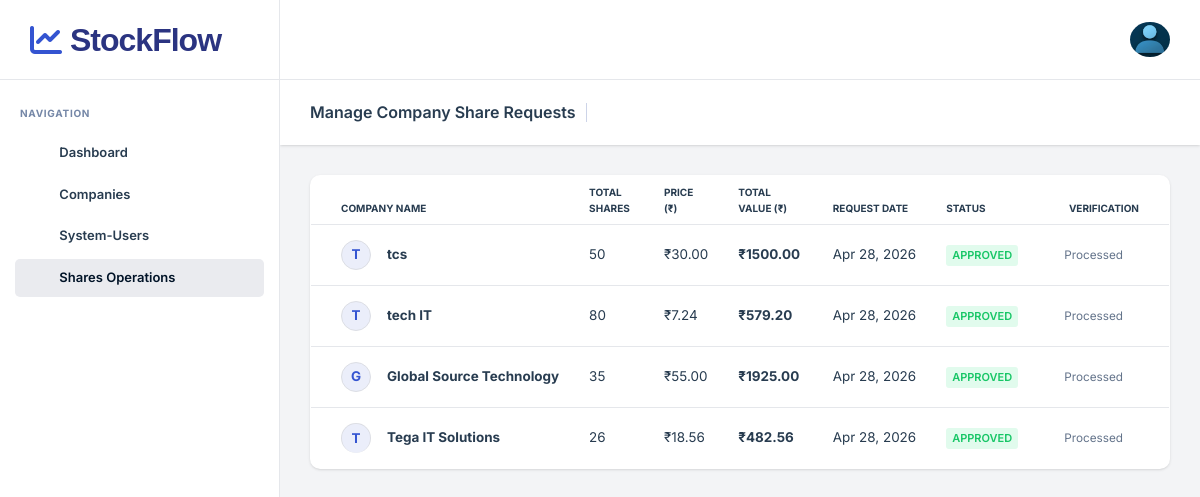
Page /share-requests on the earlier database version.
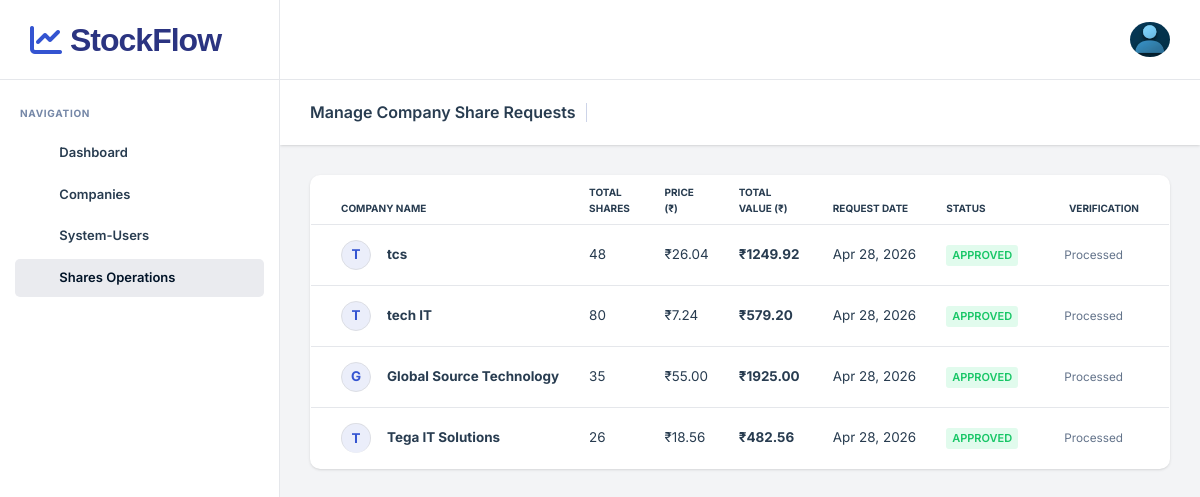
Same page on the later database version.
### app/models.py (models this page shows, shortened)
class ShareListing(models.Model):
    STATUS_CHOICES = [
        ('pending', 'Pending'),
        ('approved', 'Approved'),
        ('rejected', 'Rejected'),
    ]
    company = models.ForeignKey(Company, on_delete=models.CASCADE, related_name='listings')
    total_shares = models.PositiveIntegerField()
    price_per_share = models.DecimalField(max_digits=10, decimal_places=2)
    listing_date = models.DateTimeField(auto_now_add=True)
    status = models.CharField(max_length=20, choices=STATUS_CHOICES, default='pending')
    @property
    def total_value(self):
        return self.total_shares * self.price_per_share

class Company(models.Model):
    company_name = models.CharField(max_length=255)
    registration_number = models.CharField(max_length=100, unique=True)
    address = models.TextField()
    email = models.EmailField(unique=True)
    contact_number = models.CharField(max_length=20)
    username = models.CharField(max_length=100, unique=True)
    password = models.CharField(max_length=255)  # Raw password storage
    wallet_address = models.CharField(max_length=42, unique=True, null=True, blank=True)
    wallet_private_key = models.CharField(max_length=255, null=True, blank=True)

### app/views.py (the view)
# urls.py: path('share-requests', views.share_request_list, name='share_request_list'),
def share_request_list(request):
    listings = ShareListing.objects.all().order_by('-listing_date')
    return render(request, 'share_requests.html', {'listings': listings})

### templates/share_requests.html (shortened to what the changed rows need)
<!DOCTYPE html>
<html lang="zxx">
<head>
    <link rel="stylesheet" type="text/css" href="/static/assets/css/bootstrap.min.css" />
    <link rel="stylesheet" type="text/css" href="/static/assets/vendors/css/vendors.min.css" />
    <link rel="stylesheet" type="text/css" href="/static/assets/css/theme.min.css" />
    <link rel="stylesheet" href="https://cdnjs.cloudflare.com/ajax/libs/font-awesome/6.0.0/css/all.min.css" />
</head>
<body>
    <main class="nxl-container">
        <div class="nxl-content">
            <div class="main-content">
                <div class="card">
                    <div class="card-body p-0">
                        <div class="table-responsive">
                            <table class="table table-hover mb-0">
                                <thead>
                                    <tr>
                                        <th>Company Name</th>
                                        <th>Total Shares</th>
                                        <th>Price (₹)</th>
                                        <th>Total Value (₹)</th>
                                        <th>Request Date</th>
                                        <th>Status</th>
                                        <th class="text-end">Verification</th>
                                    </tr>
                                </thead>
                                <tbody>
                                    {% for list in listings %}
                                    <tr id="listing-row-{{ list.id }}">
                                        <td>
                                            <div class="d-flex align-items-center">
                                                <div class="avatar-text avatar-md bg-soft-primary text-primary me-3">
                                                    {{ list.company.company_name|first|upper }}
                                                </div>
                                                <span class="fw-bold">{{ list.company.company_name }}</span>
                                            </div>
                                        </td>
                                        <td>{{ list.total_shares }}</td>
                                        <td>₹{{ list.price_per_share }}</td>
                                        <td><span class="fw-bold text-dark">₹{{ list.total_value }}</span></td>
                                        <td>{{ list.listing_date|date:"M d, Y" }}</td>
                                        <td>
                                            {% if list.status == 'pending' %}
                                            <span class="badge bg-soft-warning text-warning text-uppercase">Pending</span>
                                            {% elif list.status == 'approved' %}
                                            <span class="badge bg-soft-success text-success text-uppercase">Approved</span>
                                            {% else %}
                                            <span class="badge bg-soft-danger text-danger text-uppercase">Rejected</span>
                                            {% endif %}
                                        </td>
                                        <td class="text-end">
                                            <div class="d-flex justify-content-end gap-2 px-3">
                                                {% if list.status == 'pending' %}
                                                <button onclick="changeStatus('{{ list.id }}', 'approved')" class="btn btn-sm btn-light-success" title="Approve">
                                                    <i class="feather-check-circle"></i>
                                                </button>
                                                <button onclick="changeStatus('{{ list.id }}', 'rejected')" class="btn btn-sm btn-light-danger" title="Reject">
                                                    <i class="feather-x-circle"></i>
                                                </button>
                                                {% else %}
                                                <span class="text-muted small">Processed</span>
                                                {% endif %}
                                            </div>
                                        </td>
                                    </tr>
                                    {% empty %}
                                    <tr>
                                        <td colspan="7" class="text-center py-5">No pending share requests.</td>
                                    </tr>
                                    {% endfor %}
                                </tbody>
                            </table>
                        </div>
                    </div>
                </div>
            </div>
        </div>
    </main>
</body>
</html>

Differences in the rows shown:
changed ShareListing "tcs": total_shares "50" → "48"; price_per_share "30.00" → "26.04"; total_value "1500.00" → "1249.92"
